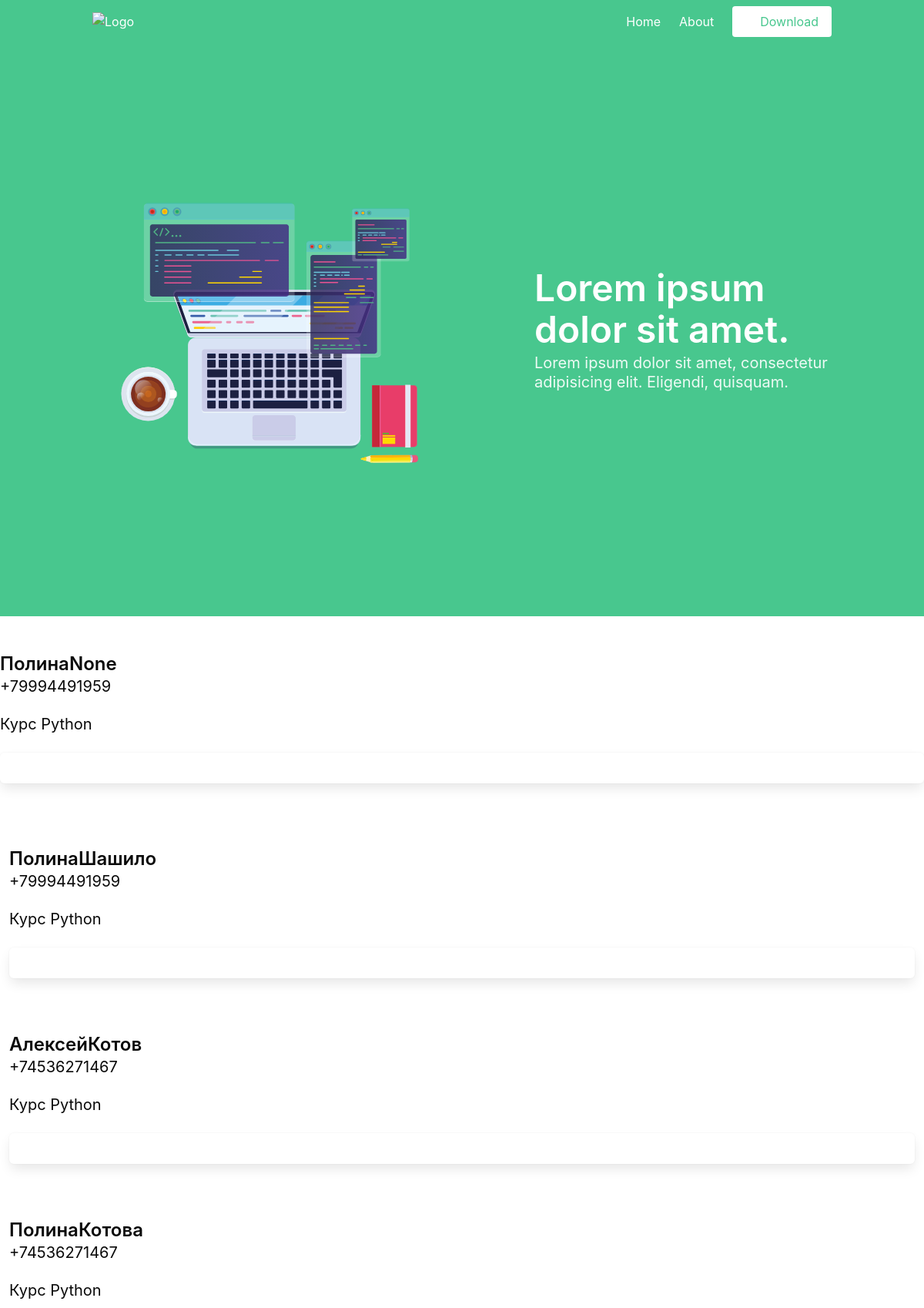
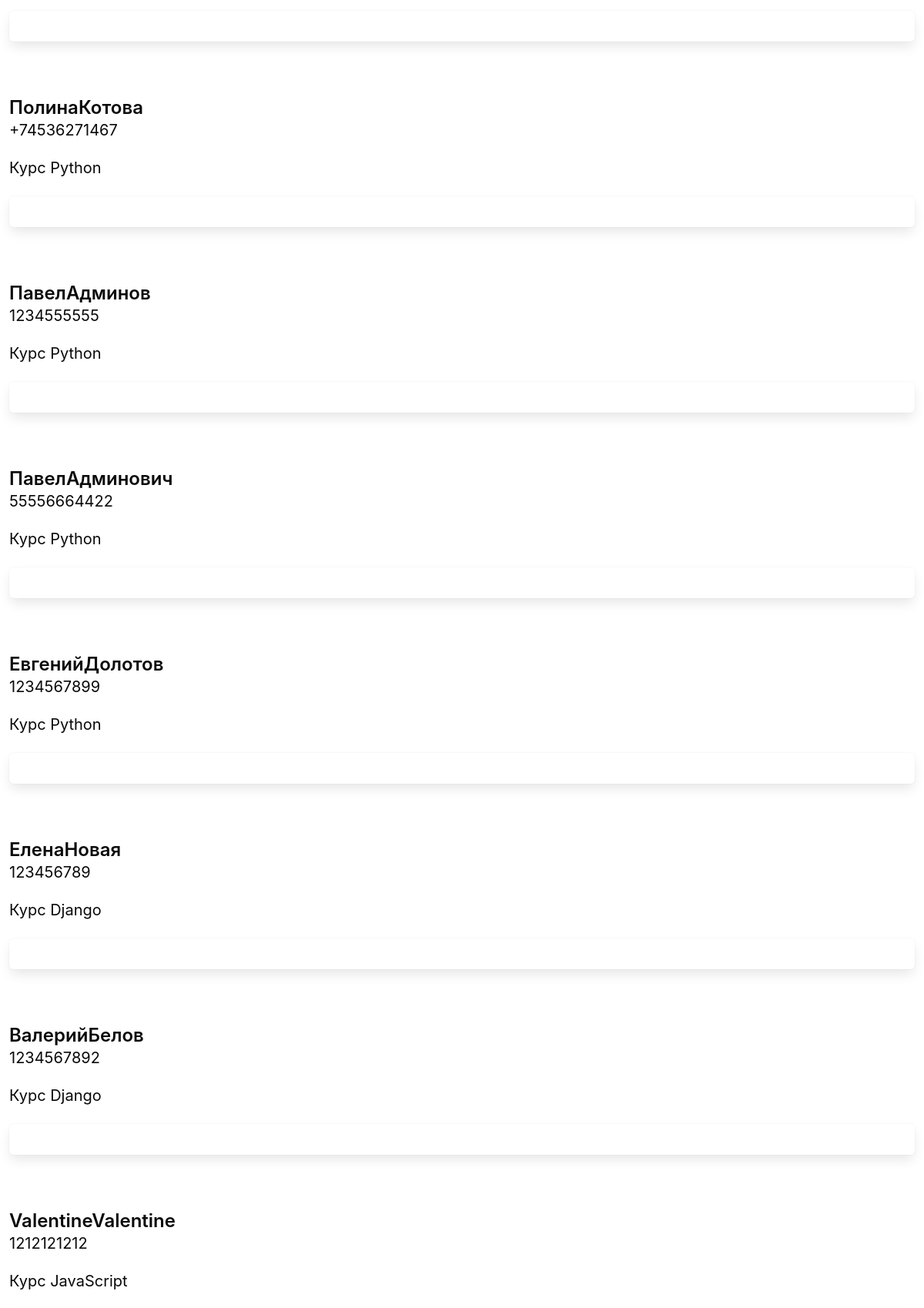
Page /landing/check_leads/ (upper part) on the committed database (2 pictures, top to bottom).
### landing/models.py (models this page shows, shortened)
class Lead(models.Model):
    name = models.CharField(max_length=255)
    phone_number = models.CharField(max_length=255)
    last_name = models.CharField(max_length=255, null=True)
    course = models.ForeignKey(Course, on_delete=models.CASCADE)

class Course(models.Model):
    title = models.CharField(max_length=255)
    description = models.TextField()
    price = models.IntegerField()
    duration = models.IntegerField()
    def __str__(self):
        return self.title

### landing/views.py (the view)
# urls.py: path('check_leads/', views.check_leads, name='check_leads')
def check_leads(request):
    leads = Lead.objects.all()
    return render(
        request,
        'leads.html',
        {'leads':leads}
    )

### landing/templates/leads.html (shortened to what this page needs)
{% extends 'base_layout.html' %}
{% load static %}
{% block content %}
<div class="columns is-multiline is-centered">
    {% for lead in leads %}
    <div class="column">
        <div class="title is-4 has-text-black mt-6">{{lead.name}}{{lead.last_name}}</div>
        <div class="subtitle is-spaced has-text-black">{{lead.phone_number}}</div>
        <div class="subtitle is-spaced has-text-black">{{lead.course}}</div>
            <div class="box has-text-centered"></div>
        </div>
    </div>
    {% endfor %}
{% endblock %}

### landing/templates/base_layout.html (shortened to what this page needs)
{% load static from static %}
<html lang="en">
<head>
    <link rel="stylesheet" href="{% static 'bulma.css' %}">
    <link rel="stylesheet" href="{% static 'style.css' %}">
</head>
<body>
<section class="hero is-success is-fullheight">
    <div class="hero-head">
        <header class="navbar">
            <div class="container">
                <div class="navbar-brand">
                    <a class="navbar-item" href="{% url 'landing:home' %}">
                        <img src="https://bulma.io/images/bulma-type-white.png" alt="Logo">
                    </a>
                </div>
                <div id="navbarMenuHeroC" class="navbar-menu">
                    <div class="navbar-end">
                        <a class="navbar-item" href="{% url 'landing:home' %}">
                            Home
                        </a>
                        <a class="navbar-item" href="{% url 'landing:about' %}">
                            About
                        </a>
                        <span class="navbar-item">
              <a class="button is-success is-inverted">
                <span class="icon">
                </span>
                <span>Download</span>
              </a>
            </span>
                    </div>
                </div>
            </div>
        </header>
    </div>
    <div class="hero-body">
        <div class="container">
            <div class="columns is-vcentered">
                <div class="column">
                    <img src="{% static 'images/comp.svg' %}" width="100%" alt="">
                </div>
                <div class="column is-5-desktop is-offset-1-desktop">
                    <div class="title is-1">Lorem ipsum dolor sit amet.</div>
                    <div class="subtitle">
                        Lorem ipsum dolor sit amet, consectetur adipisicing elit. Eligendi, quisquam.
                    </div>
                </div>
            </div>
        </div>
    </div>
</section>
{% block content %}
{% endblock %}
</body>
</html>

### rows in the picture
Lead: name "Полина", last_name "None", phone_number "+79994491959", course "Курс Python"
Lead: name "Полина", last_name "Шашило", phone_number "+79994491959", course "Курс Python"
Lead: name "Алексей", last_name "Котов", phone_number "+74536271467", course "Курс Python"
Lead: name "Полина", last_name "Котова", phone_number "+74536271467", course "Курс Python"
Lead: name "Полина", last_name "Котова", phone_number "+74536271467", course "Курс Python"
Lead: name "Павел", last_name "Админов", phone_number "1234555555", course "Курс Python"
Lead: name "Павел", last_name "Админович", phone_number "55556664422", course "Курс Python"
Lead: name "Евгений", last_name "Долотов", phone_number "1234567899", course "Курс Python"
Lead: name "Елена", last_name "Новая", phone_number "123456789", course "Курс Django"
Lead: name "Валерий", last_name "Белов", phone_number "1234567892", course "Курс Django"
Lead: name "Valentine", last_name "Valentine", phone_number "1212121212", course "Курс JavaScript"
